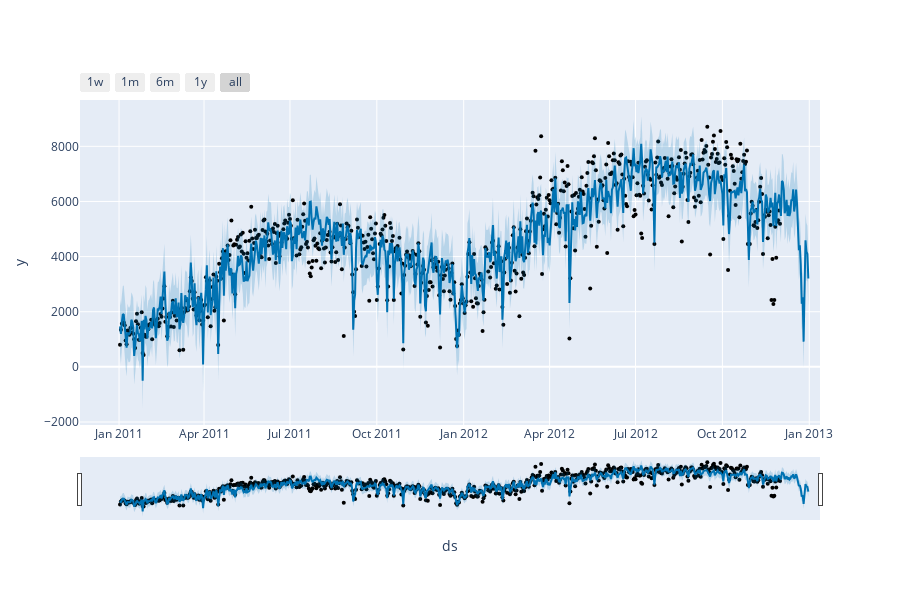

Here is the notebook cell this chart was saved with:
### Code cell
fig

### Figure 1 — Plotly figure (JSON) as saved in the notebook; plotly's stock layout.template omitted (floating-point values rounded to 4 significant figures; data arrays with more than 128 entries replaced by an {"elided": "..."} marker saying what was removed)
{"data": [{"marker": {"color": "black", "size": 4}, "mode": "markers", "name": "Actual", "type": "scatter", "x": {"elided": "700 str values"}, "y": {"elided": "700 float values"}}, {"hoverinfo": "skip", "line": {"width": 0}, "mode": "lines", "type": "scatter", "x": {"elided": "730 str values"}, "y": {"elided": "730 float values"}}, {"fill": "tonexty", "fillcolor": "rgba(0, 114, 178, 0.2)", "line": {"color": "#0072B2", "width": 2}, "mode": "lines", "name": "Predicted", "type": "scatter", "x": {"elided": "730 str values"}, "y": {"elided": "730 float values"}}, {"fill": "tonexty", "fillcolor": "rgba(0, 114, 178, 0.2)", "hoverinfo": "skip", "line": {"width": 0}, "mode": "lines", "type": "scatter", "x": {"elided": "730 str values"}, "y": {"elided": "730 float values"}}], "layout": {"height": 600, "showlegend": false, "width": 900, "xaxis": {"rangeselector": {"buttons": [{"count": 7, "label": "1w", "step": "day", "stepmode": "backward"}, {"count": 1, "label": "1m", "step": "month", "stepmode": "backward"}, {"count": 6, "label": "6m", "step": "month", "stepmode": "backward"}, {"count": 1, "label": "1y", "step": "year", "stepmode": "backward"}, {"step": "all"}]}, "rangeslider": {"visible": true}, "title": {"text": "ds"}, "type": "date"}, "yaxis": {"title": {"text": "y"}}}}
